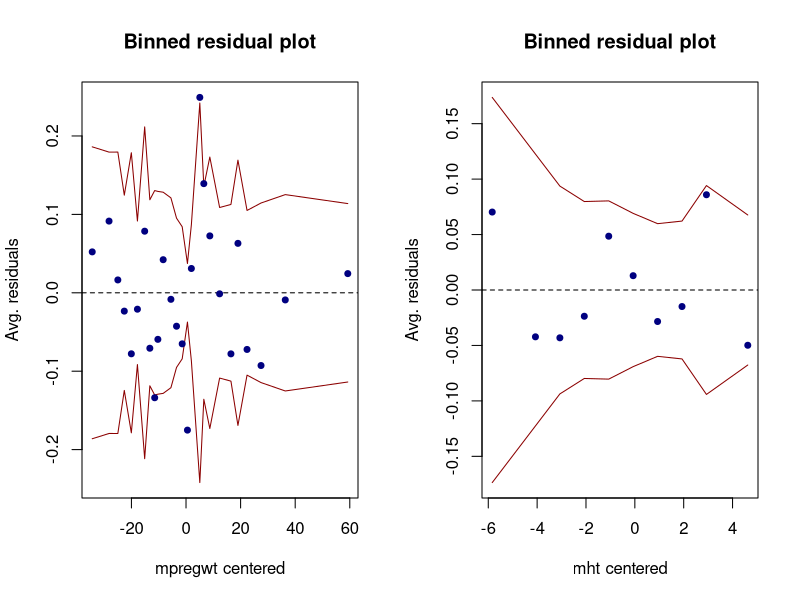
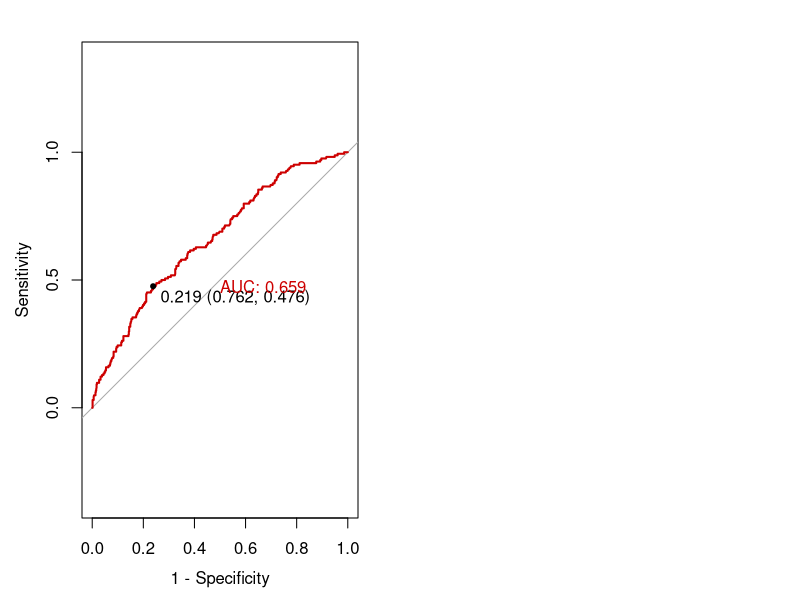
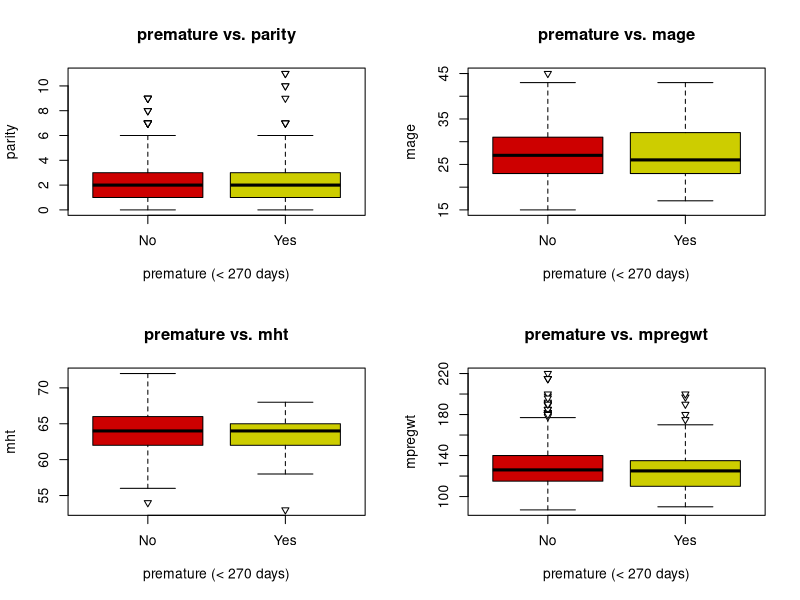
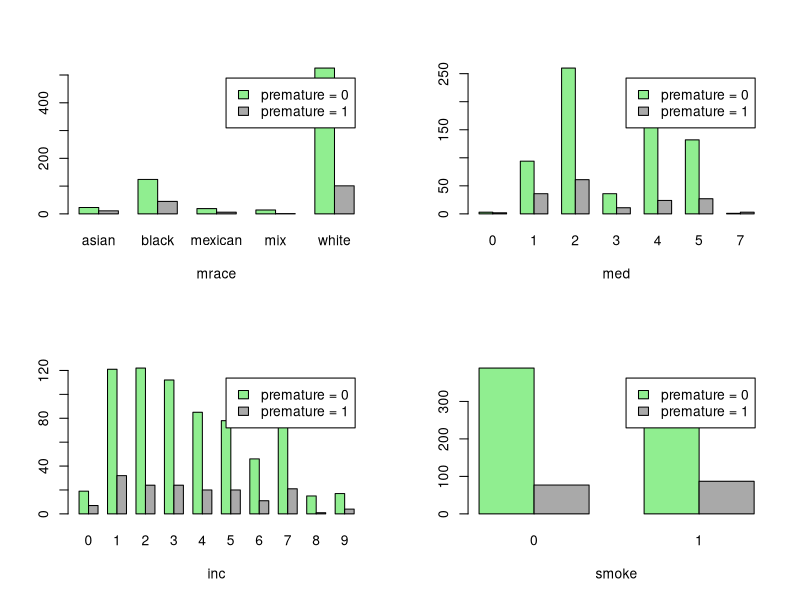
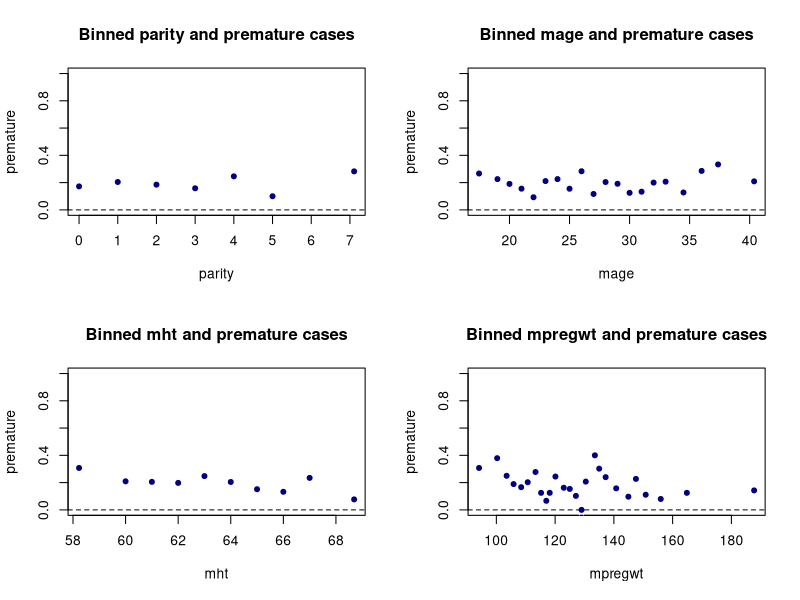

The R source for these figures, in order:
## ---- chunk 1
knitr::opts_chunk$set(echo = TRUE)
library(arm)
library(pROC)
library(e1071)
library(caret)
library(knitr)
## ---- chunk 2
# Prepare data
smoking <- read.csv('smoking.csv', na.strings = "NA")
smoking$premature <- rep(0, nrow(smoking))
smoking$premature[smoking$gestation < 270] <- 1
smoking <- smoking[, c('parity', 'mrace', 'mage', 'med', 'mht',
                     'mpregwt', 'inc', 'smoke', 'premature')]
newlevels <- c('white', 'white', 'white', 'white', 'white', 'white', 'mexican',
               'black', 'asian', 'mix', 10)
smoking$mrace <- factor(newlevels[factor(smoking$mrace)])
smoking$med <- factor(smoking$med)
smoking$inc <- factor(smoking$inc)
smoking$smoke <- factor(smoking$smoke)
#smoking$premature <- factor(smoking$premature)
smoking1 <- smoking
smoking1$parity_c = smoking1$parity - mean(smoking1$parity)
smoking1$mage_c = smoking1$mage - mean(smoking1$mage)
smoking1$mht_c = smoking1$mht - mean(smoking1$mht)
smoking1$mpregwt_c = smoking1$mpregwt - mean(smoking1$mpregwt)
n <- nrow(smoking1)
#null_model <- glm(premature ~ 1, family = binomial(link = logit), data = smoking1)
#full_model <- glm(premature ~ parity_c + mrace + mage_c + med + mht_c + mpregwt_c + inc + smoke
                 #+ parity_c:mage_c + parity_c:mpregwt_c + mage_c:mpregwt_c + mht_c:mpregwt_c,
                 #family = binomial(link = logit), data = smoking1)
#model_both <- step(null_model, scope = formula(full_model), 
                      #direction = 'both', trace = 0, k = log(n))
#model_forward$call
#model_forward2 <- step(null_model, scope = formula(full_model),
                       #direction = 'forward', trace = 0, k = log(n))
#model_forward2$call
#model_forward$aic
#summary(model_forward)
#model_forward2$aic
#summary(model_forward2)
#confint(model_forward, level = 0.95)
model1 <- glm(formula = premature ~ med + mrace + mpregwt_c + smoke + mht_c, 
              family = binomial(link = logit),  data = smoking1)
## ---- chunk 3
kable(model1$coefficient, caption = 'Table of coefficients beta_0 to beta_13')
kable(confint.default(model1), caption = 'Table of the 95% confident intervals for the coefficients beta_0 to beta_13')   #on log odds scale
## ---- chunk 4
kable(exp(model1$coefficient), caption = 'Table of coefficients beta_0 to beta_13 in the odds scale')
kable(exp(confint.default(model1)), caption = 'Table of the 95% confident intervals for the coefficients beta_0 to beta_13 in the odds scale')   #on odds scale
## ---- chunk 5
rawresid5 <- residuals(model1,"resp")
par(mfcol=c(1,2))
binnedplot(x=smoking1$mpregwt_c,y=rawresid5,xlab="mpregwt centered",
           col.int="red4",ylab="Avg. residuals",main="Binned residual plot",col.pts="navy")
binnedplot(x=smoking1$mht_c,y=rawresid5,xlab="mht centered",
           col.int="red4",ylab="Avg. residuals",main="Binned residual plot",col.pts="navy")
## ---- chunk 6
summary(model1)


Conf_mat <- confusionMatrix(as.factor(ifelse(fitted(model1) >= 0.5, "1","0")),
                            as.factor(smoking1$premature),positive = "1")
Conf_mat$table
Conf_mat$overall["Accuracy"];
Conf_mat$byClass[c("Sensitivity","Specificity")] #True positive rate and True negative rate

#let's repeat with the marginal percentage in the data
Conf_mat <- confusionMatrix(as.factor(ifelse(fitted(model1) >= mean(smoking1$premature), "1","0")),
                            as.factor(smoking1$premature),positive = "1")
Conf_mat$table
Conf_mat$overall["Accuracy"];
Conf_mat$byClass[c("Sensitivity","Specificity")]
#still not moving much.... the model can predict only so well

#ROC curve...
roc(smoking1$premature,fitted(model1),plot=T,print.thres="best",legacy.axes=T,
    print.auc =T,col="red3")
## ---- chunk 7
smoking2 <- smoking
smoking2$premature <- factor(smoking2$premature)
summary(smoking2)
smoking_num <- smoking[, c('premature', 'parity', 'mage', 'mht', 'mpregwt')]
cor(smoking_num)
## ---- chunk 8
par(mfrow = c(2, 2))
boxplot(parity ~ premature, data = smoking, ylab = 'parity', pch = 25, xaxt = 'n',
        xlab = 'premature (< 270 days)', col = c('red3', 'yellow3'),
        cex = 0.85, main = 'premature vs. parity')
axis(1, at = c(1, 2), labels = c('No', 'Yes'))
boxplot(mage ~ premature, data = smoking, ylab = 'mage', pch = 25, xaxt = 'n',
        xlab = 'premature (< 270 days)', col = c('red3', 'yellow3'),
        cex = 0.85, main = 'premature vs. mage')
axis(1, at = c(1, 2), labels = c('No', 'Yes'))
boxplot(mht ~ premature, data = smoking, ylab = 'mht', pch = 25, xaxt = 'n',
        xlab = 'premature (< 270 days)', col = c('red3', 'yellow3'),
        cex = 0.85, main = 'premature vs. mht')
axis(1, at = c(1, 2), labels = c('No', 'Yes'))
boxplot(mpregwt ~ premature, data = smoking, ylab = 'mpregwt', pch = 25, xaxt = 'n',
        xlab = 'premature (< 270 days)', col = c('red3', 'yellow3'),
        cex = 0.85, main = 'premature vs. mpregwt')
axis(1, at = c(1, 2), labels = c('No', 'Yes'))
## ---- chunk 9
apply(table(smoking$premature, smoking$mrace)/sum(table(smoking$premature, smoking$mrace)),
      2, function(x) x / sum(x)) 
apply(table(smoking$premature, smoking$med)/sum(table(smoking$premature, smoking$med)),
      2, function(x) x / sum(x)) 
apply(table(smoking$premature, smoking$inc)/sum(table(smoking$premature, smoking$inc)),
      2, function(x) x / sum(x)) 
apply(table(smoking$premature, smoking$smoke)/sum(table(smoking$premature, smoking$smoke)),
      2, function(x) x / sum(x))

par(mfrow = c(2, 2))
barplot(table(smoking$premature, smoking$mrace), legend = c('premature = 0', 'premature = 1'),
        col = c('lightgreen', 'darkgray'), beside = TRUE,
        xlab = 'mrace')
barplot(table(smoking$premature, smoking$med), legend = c('premature = 0', 'premature = 1'),
        col = c('lightgreen', 'darkgray'), beside = TRUE,
        xlab = 'med')
barplot(table(smoking$premature, smoking$inc), legend = c('premature = 0', 'premature = 1'),
        col = c('lightgreen', 'darkgray'), beside = TRUE,
        xlab = 'inc')
barplot(table(smoking$premature, smoking$smoke), legend = c('premature = 0', 'premature = 1'),
        col = c('lightgreen', 'darkgray'), beside = TRUE,
        xlab = 'smoke')
## ---- chunk 10
binnedplot(y = smoking$premature, x = smoking$parity,
           xlab = 'parity', ylim = c(0, 1), col.pts = 'navy',
           ylab = 'premature', main = 'Binned parity and premature cases', col.int = 'white')
binnedplot(y = smoking$premature, x = smoking$mage,
           xlab = 'mage', ylim = c(0, 1), col.pts = 'navy',
           ylab = 'premature', main = 'Binned mage and premature cases', col.int = 'white')
binnedplot(y = smoking$premature, x = smoking$mht,
           xlab = 'mht', ylim = c(0, 1), col.pts = 'navy',
           ylab = 'premature', main = 'Binned mht and premature cases', col.int = 'white')
binnedplot(y = smoking$premature, x = smoking$mpregwt,
           xlab = 'mpregwt', ylim = c(0, 1), col.pts = 'navy',
           ylab = 'premature', main = 'Binned mpregwt and premature cases', col.int = 'white')
